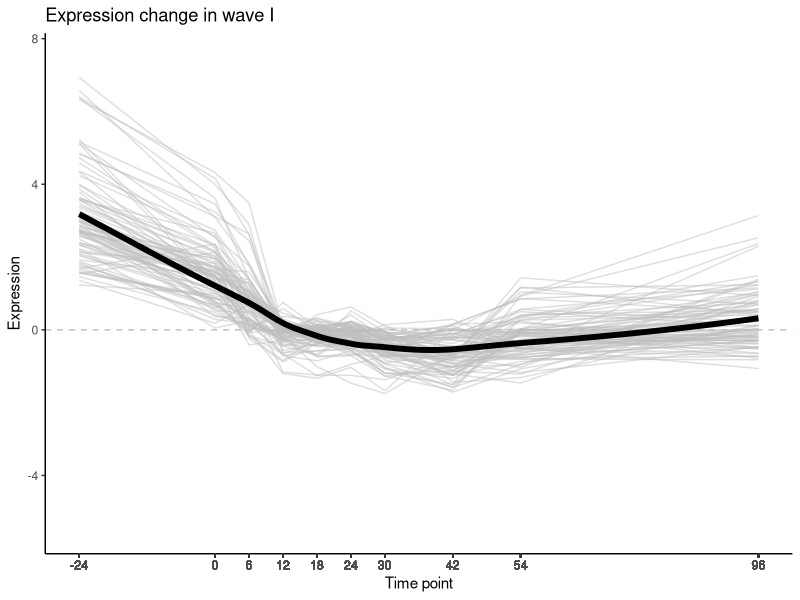
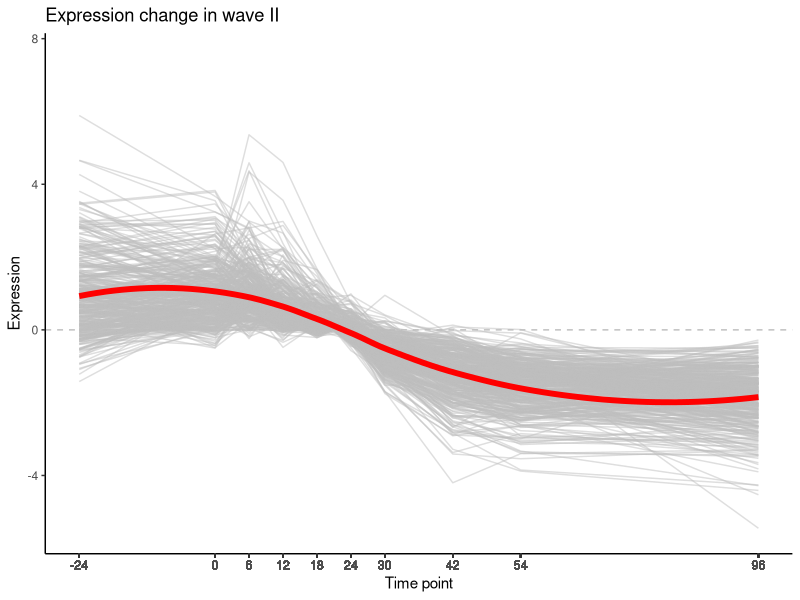
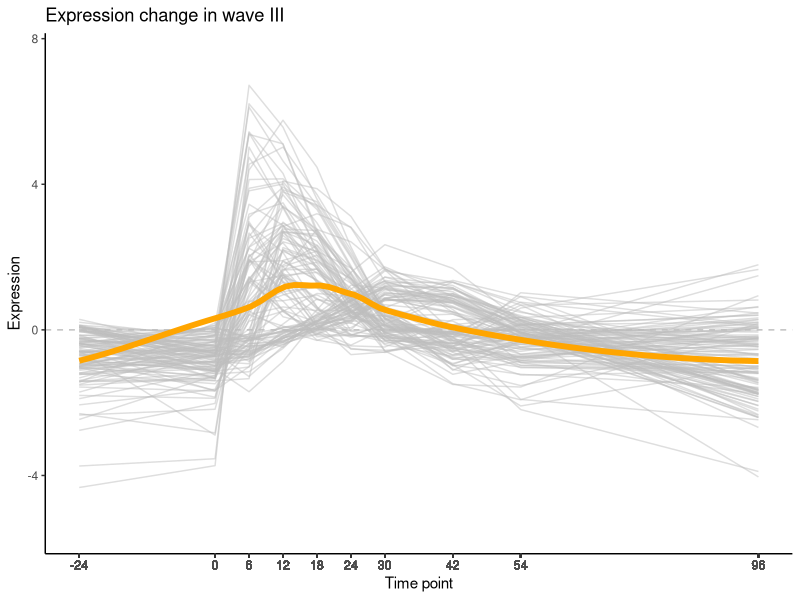
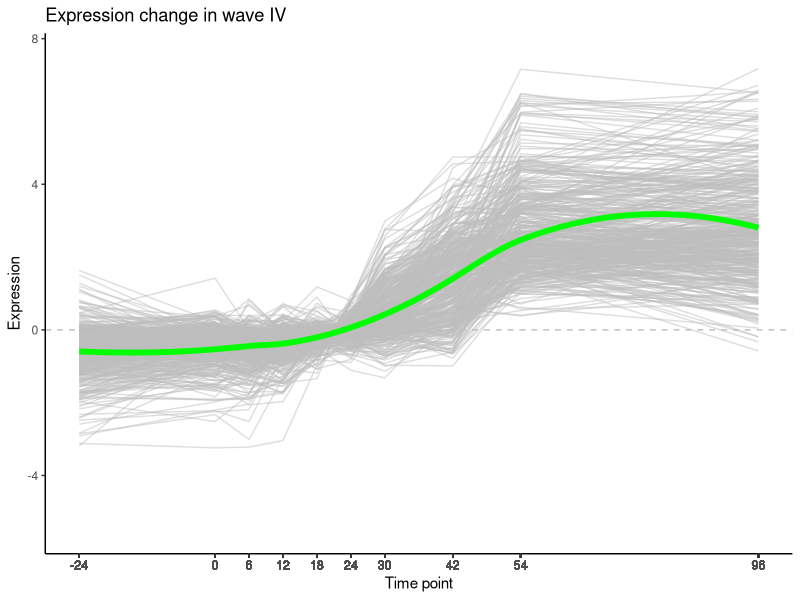
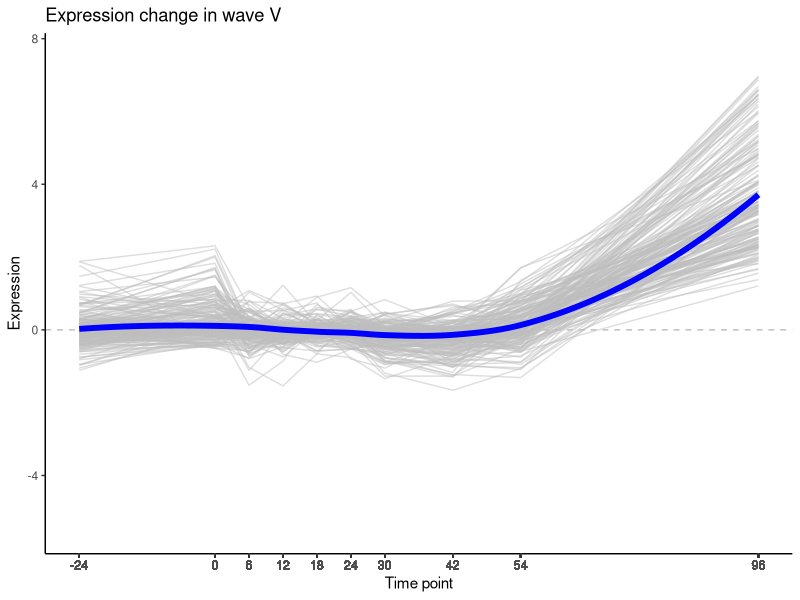

The R script that drew these images, in order:
# Data reading
allData = as.matrix(read.table("k-means_clusters.txt", header = T, row.names = 1))

timePoints = c(-24, 0, 6, 12, 18, 24, 30, 42, 54, 96)
cluster_info <- read.table("clusters_in_waves.txt", 
                           header = T, sep = "\t", row.names = 1)

library(ggplot2)

###
# Cluster 1 
###

gene_list <- row.names(cluster_info)[which(cluster_info$Vawe == 1)]
sum(gene_list %in% row.names(allData)) == length(gene_list)
test = allData[gene_list,]
write.table(test, file = "WaveI.txt", quote = F, sep = "\t")

cluster2 = data.frame(rep(row.names(test), ncol(test)),
                 rep(timePoints, each = nrow(test)), 
                 matrix(test, dim(test)[1]*dim(test)[2], 1))
colnames(cluster2) = c("rownames", "Sample", "expression")
cluster2$TimePoint <- as.numeric(sub("Sample", "", cluster2$Sample))

ggplot(cluster2, aes(TimePoint, expression)) +
  geom_hline(yintercept = 0, linetype = 2, color = "grey") +
  geom_line(aes(group = rownames), size = 0.5, alpha = 0.5, color = "grey") + 
#  geom_point(alpha = 0.3, aes(color = expression > 0)) + 
  geom_smooth(size = 2, se = FALSE, color = "black", method = loess) +
  scale_x_continuous(breaks = cluster2$TimePoint) +
  scale_y_continuous(limits = c(-5.5, 7.5)) +
#  scale_color_manual(values = c("brown", "red"), guide = FALSE) +
  labs(title = paste("Expression change in wave", "I"),
       x = "Time point",
       y = "Expression") +
  theme_classic()

###
# Cluster 2
###

gene_list <- row.names(cluster_info)[which(cluster_info$Vawe == 2)]
sum(gene_list %in% row.names(allData)) == length(gene_list)
test = allData[gene_list,]
write.table(test, file = "WaveII.txt", quote = F, sep = "\t")

cluster2 = data.frame(rep(row.names(test), ncol(test)),
                      rep(timePoints, each = nrow(test)), 
                      matrix(test, dim(test)[1]*dim(test)[2], 1))
colnames(cluster2) = c("rownames", "Sample", "expression")
cluster2$TimePoint <- as.numeric(sub("Sample", "", cluster2$Sample))

ggplot(cluster2, aes(TimePoint, expression)) +
  geom_hline(yintercept = 0, linetype = 2, color = "grey") +
  geom_line(aes(group = rownames), size = 0.5, alpha = 0.5, color = "grey") + 
  #  geom_point(alpha = 0.3, aes(color = expression > 0)) + 
  geom_smooth(size = 2, se = FALSE, color = "red", method = loess) +
  scale_x_continuous(breaks = cluster2$TimePoint) +
  scale_y_continuous(limits = c(-5.5, 7.5)) +
  #  scale_color_manual(values = c("brown", "red"), guide = FALSE) +
  labs(title = paste("Expression change in wave", "II"),
       x = "Time point",
       y = "Expression") +
  theme_classic()

###
# Cluster 3
###

gene_list <- row.names(cluster_info)[which(cluster_info$Vawe == 3)]
sum(gene_list %in% row.names(allData)) == length(gene_list)
test = allData[gene_list,]
write.table(test, file = "WaveIII.txt", quote = F, sep = "\t")

cluster2 = data.frame(rep(row.names(test), ncol(test)),
                      rep(timePoints, each = nrow(test)), 
                      matrix(test, dim(test)[1]*dim(test)[2], 1))
colnames(cluster2) = c("rownames", "Sample", "expression")
cluster2$TimePoint <- as.numeric(sub("Sample", "", cluster2$Sample))

ggplot(cluster2, aes(TimePoint, expression)) +
  geom_hline(yintercept = 0, linetype = 2, color = "grey") +
  geom_line(aes(group = rownames), size = 0.5, alpha = 0.5, color = "grey") + 
  #  geom_point(alpha = 0.3, aes(color = expression > 0)) + 
  geom_smooth(size = 2, se = FALSE, color = "orange", method = loess) +
  scale_x_continuous(breaks = cluster2$TimePoint) +
  scale_y_continuous(limits = c(-5.5, 7.5)) +
  #  scale_color_manual(values = c("brown", "red"), guide = FALSE) +
  labs(title = paste("Expression change in wave", "III"),
       x = "Time point",
       y = "Expression") +
  theme_classic()

###
# Cluster 4
###

gene_list <- row.names(cluster_info)[which(cluster_info$Vawe == 4)]
sum(gene_list %in% row.names(allData)) == length(gene_list)
test = allData[gene_list,]
write.table(test, file = "WaveIV.txt", quote = F, sep = "\t")

# Création de la dataframe pour ggplot2
cluster2 = data.frame(rep(row.names(test), ncol(test)),
                      rep(timePoints, each = nrow(test)), 
                      matrix(test, dim(test)[1]*dim(test)[2], 1))
colnames(cluster2) = c("rownames", "Sample", "expression")
cluster2$TimePoint <- as.numeric(sub("Sample", "", cluster2$Sample))

ggplot(cluster2, aes(TimePoint, expression)) +
  geom_hline(yintercept = 0, linetype = 2, color = "grey") +
  geom_line(aes(group = rownames), size = 0.5, alpha = 0.5, color = "grey") + 
  #  geom_point(alpha = 0.3, aes(color = expression > 0)) + 
  geom_smooth(size = 2, se = FALSE, color = "green", method = loess) +
  scale_x_continuous(breaks = cluster2$TimePoint) +
  scale_y_continuous(limits = c(-5.5, 7.5)) +
  #  scale_color_manual(values = c("brown", "red"), guide = FALSE) +
  labs(title = paste("Expression change in wave", "IV"),
       x = "Time point",
       y = "Expression") +
  theme_classic()

###
# Cluster 5
###

gene_list <- row.names(cluster_info)[which(cluster_info$Vawe == 5)]
sum(gene_list %in% row.names(allData)) == length(gene_list)
test = allData[gene_list,]
write.table(test, file = "WaveV.txt", quote = F, sep = "\t")

cluster2 = data.frame(rep(row.names(test), ncol(test)),
                      rep(timePoints, each = nrow(test)), 
                      matrix(test, dim(test)[1]*dim(test)[2], 1))
colnames(cluster2) = c("rownames", "Sample", "expression")
cluster2$TimePoint <- as.numeric(sub("Sample", "", cluster2$Sample))

ggplot(cluster2, aes(TimePoint, expression)) +
  geom_hline(yintercept = 0, linetype = 2, color = "grey") +
  geom_line(aes(group = rownames), size = 0.5, alpha = 0.5, color = "grey") + 
  #  geom_point(alpha = 0.3, aes(color = expression > 0)) + 
  geom_smooth(size = 2, se = FALSE, color = "blue", method = loess) +
  scale_x_continuous(breaks = cluster2$TimePoint) +
  scale_y_continuous(limits = c(-5.5, 7.5)) +
  #  scale_color_manual(values = c("brown", "red"), guide = FALSE) +
  labs(title = paste("Expression change in wave", "V"),
       x = "Time point",
       y = "Expression") +
  theme_classic()

